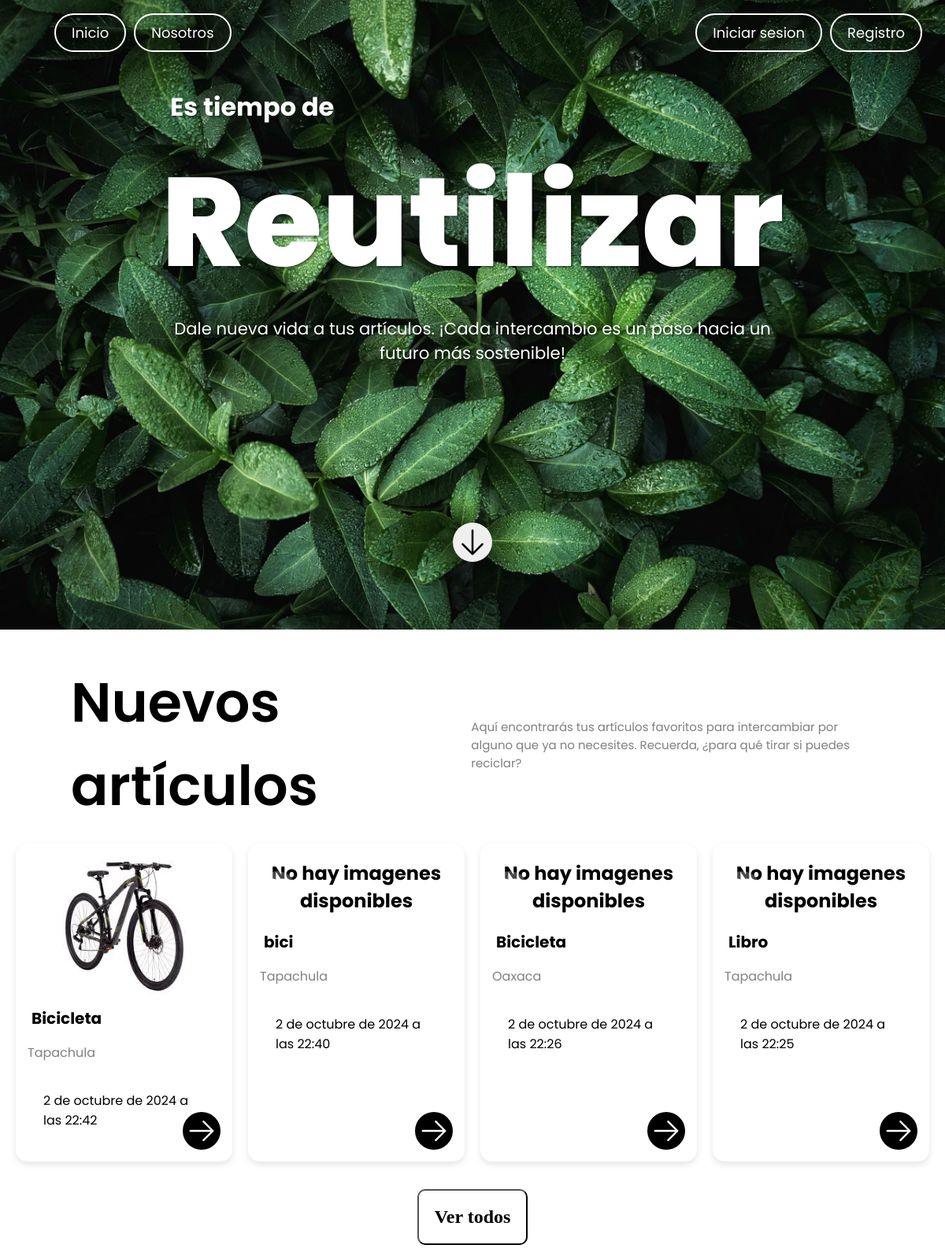
The app's page /, older data.
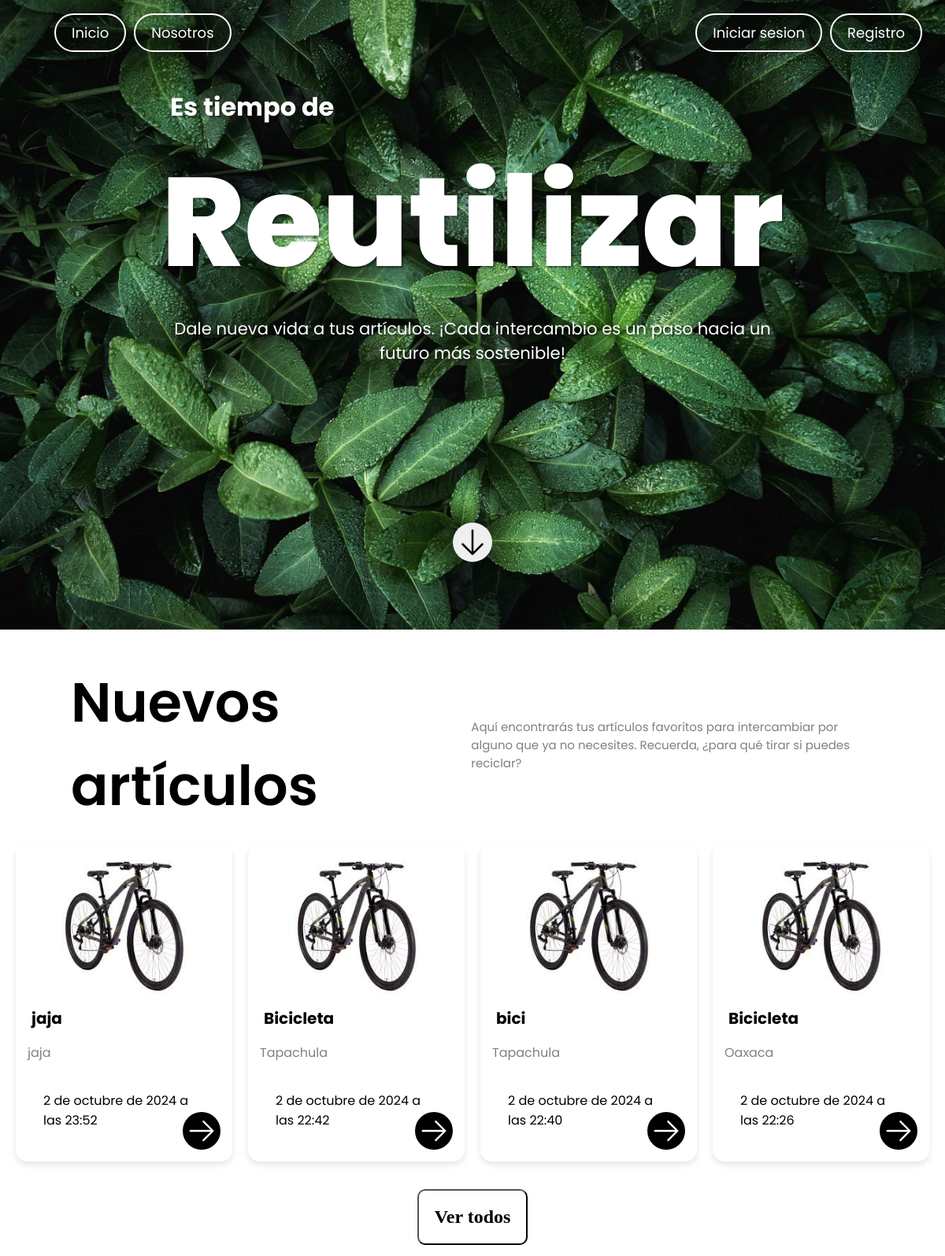
The same page, newer data.
### core/models.py (models this page shows, shortened)
class Articulo(models.Model):
    nombre = models.CharField(max_length=100)
    descripcion = models.TextField()
    ubicacion = models.CharField(max_length=100)
    fecha_subida = models.DateTimeField(auto_now_add=True)
    fecha_actualizacion = models.DateTimeField(auto_now=True)
    imagen = models.ImageField(upload_to='articulos/', null=True, blank=True)
    usuario = models.ForeignKey(User, on_delete=models.CASCADE, null=False,blank=False)

### core/views.py (the view)
# urls.py: path('', ArticuloListView.as_view(), name='articulo-list'),
class ArticuloListView(ListView):
    model = Articulo
    template_name = 'core/index.html'
    context_object_name = 'articulos'
    paginate_by = 4
    ordering = ['-fecha_subida']

### core/templates/core/index.html (shortened to what this page needs)
{% load static %}
<!DOCTYPE html>
<html lang="es">
  <head>
    <link rel="stylesheet" href="{% static 'core/styles/style-home.css' %}" />
    <link rel="stylesheet" href="https://unpkg.com/aos@next/dist/aos.css" />
  </head>
  <body>
    <header>
      <nav class="navbar">
        <div data-aos="fade-in" class="nav-left">
          <ul>
            <li><img src="" alt="" class="logo" /></li>
            <li>
              <a
                data-aos="zoom-in"
                data-aos-duration="2000"
                class="nav-item"
                href="#"
                >Inicio</a
              >
            </li>
            <li>
              <a
                data-aos="zoom-in"
                data-aos-duration="2000"
                class="nav-item"
                href="#"
                >Nosotros</a
              >
            </li>
          </ul>
        </div>
        <div class="nav-right">
          <ul>
            {% if not request.user.is_authenticated %}
            <li>
              <a
                data-aos="zoom-in"
                data-aos-duration="2000"
                class="nav-item"
                href="{% url 'login' %}"
                >Iniciar sesion</a
              >
            </li>
            <li>
              <a
                data-aos="zoom-in"
                data-aos-duration="2000"
                class="nav-item"
                href="{% url 'signup' %}"
                >Registro</a
              >
            </li>
            {% endif %}
          </ul>
        </div>
      </nav>
    </header>
    <main>
      <section class="hero-section">
        <div class="hero-content">
          <h1
            class="subtext-shadow"
            data-aos="fade-up"
            data-aos-duration="2000"
          >
            Es tiempo de
          </h1>
          <h2 class="title-shadow" data-aos="fade-up" data-aos-duration="2000">
            Reutilizar
          </h2>
          <p class="text-shadow" data-aos="fade-up" data-aos-duration="2000">
            Dale nueva vida a tus artículos. ¡Cada intercambio es un paso hacia
            un futuro más sostenible!
          </p>
          <div class="button-container">
            <button
              type="button"
              onclick="location.href='#product-section'"
              class="scroll-button"
              data-aos="slide-up"
              data-aos-duration="2000"
            >
            </button>
          </div>
        </div>
      </section>
      <section id="product-section">
        <div class="product-section-text-container">
          <div>
            <h2 class="product-section__title">Nuevos artículos</h2>
          </div>
          <div>
            <p class="product-section__text">Aquí encontrarás tus artículos favoritos para intercambiar por alguno que ya no necesites. Recuerda, ¿para qué tirar si puedes reciclar?</p>
          </div>
        </div>
        <div class="card-container">
          {% for articulo in articulos %}
          <div class="card">
            <div class="card-img">
              {% if articulo.imagen %}
              <img src="{{articulo.imagen.url}}" alt="image1" class="zoom" data-articulo-id="{{articulo.pk}}"/>
              {% else %}
              <h2 class="no-images">No hay imagenes disponibles</h2>
              {% endif %}
              <button type="button" class="like-icon">
              </button>
            </div>
            <div class="card-content">
              <h2 class="item-name">{{articulo.nombre}}</h2>
              <p class="item-location">{{articulo.ubicacion}}</p>
              <p class="item-datetime" style="padding: 20px;">{{articulo.fecha_subida}}</p>
              <button type="button" class="arrow-icon" onclick="location.href='{% url 'articulo-detail' articulo.pk %}'">
                <svg
                  xmlns="http://www.w3.org/2000/svg"
                  fill="none"
                  viewBox="0 0 24 24"
                  stroke-width="1.5"
                  stroke="currentColor"
                  class="svg-arrow-icon"
                >
                  <path
                    stroke-linecap="round"
                    stroke-linejoin="round"
                    d="M13.5 4.5 21 12m0 0-7.5 7.5M21 12H3"
                  />
                </svg>
              </button>
            </div>
          </div>
          {% endfor %}
        </div>
      </section>
    </main>
    <footer class="footer">
      <button id="button-see-all" onclick="location.href='{% url 'articulos-view-all' %}'">Ver todos</button>
    </footer>
  </body>
</html>

### core/static/core/styles/style-home.css (style rules this page uses)
:root { --font-family: "Poppins", sans-serif; }
html { scroll-behavior: smooth; }
body { font-family: var(--font-family); color: white; margin: 0; padding: 0; }
header { position: relative; z-index: 10; }
.navbar { width: 100%; display: flex; justify-content: space-between; align-items: center; padding: 1.5rem 1.5rem; position: absolute; top: 0; left: 0; box-sizing: border-box; }
.navbar ul { list-style: none; display: flex; margin: 0; padding: 0; }
.navbar li { margin: 0.25rem 0.3125rem; }
.navbar a { color: white; text-decoration: none; text-align: center; padding: 0.625rem 1.25rem; border: 0.125rem solid white; border-radius: 1.875rem; transition: background-color 0.3s, color 0.3s; }
.nav-item { font-size: 1.125rem; }
.hero-section { height: 100vh; background: url("../assets/Botanical.jpg") no-repeat center center/cover; display: flex; flex-direction: column; justify-content: center; align-items: center; text-align: center; color: white; position: relative; }
.hero-content h1 { font-size: 2rem; margin-bottom: 0.125rem; padding-left: 1rem; align-items: center; }
.hero-content h2 { font-size: 10rem; margin: 0; font-weight: 800; }
.hero-content p { font-size: 1.325rem; max-width: 50rem; }
.subtext-shadow { text-align: left; text-shadow: 2px 2px 3px rgba(0, 0, 0, 0.5); }
.title-shadow { text-shadow: 2px 2px 3px rgba(0, 0, 0, 0.5); margin: 0; }
.text-shadow { text-shadow: 2px 2px 3px rgba(0, 0, 0, 0.5); margin: 0; }
.button-container { display: flex; align-items: center; justify-content: center; margin-top: 200px; }
.scroll-button { right: 15px; width: 50px; height: 50px; border: none; border-radius: 50%; padding: 5px; cursor: pointer; bottom: 70px; border: none; }
.product-section-text-container { display: flex; align-items: center; justify-content: space-between; }
.product-section__title { margin: 40px 0 0; padding-left: 90px; color: black; font-size: 70px; font-weight: 600; flex: 1; }
.product-section__text { color: gray; font-size: 15px; font-weight: 400; padding-top: 40px; margin: 0 90px 0 0; max-width: 600px; }
.card-container { display: flex; justify-content: center; gap: 20px; padding: 20px; }
.card { background-color: white; border-radius: 15px; overflow: hidden; box-shadow: 0 4px 8px rgba(0, 0, 0, 0.1); width: 300px; text-align: center; position: relative; color: black; }
.card-img { position: relative; }
.card-img img:first-child { width: auto; height: 200px; object-fit: cover; }
.like-icon { position: absolute; top: 15px; left: 15px; width: 45px; height: 45px; background-color: rgba(255, 255, 255, 0.283); border: none; border-radius: 50%; padding: 5px; cursor: pointer; }
.card-content { padding: 0 15px 15px 15px; text-align: left; }
.card-content h2 { font-size: 20px; margin-bottom: 5px; }
.item-name { margin: 0 5px 5px; }
.item-location { color: gray; margin-bottom: 5px; }
.item-datetime { font-weight: 400; margin-bottom: 5px; }
.arrow-icon { position: absolute; bottom: 15px; right: 15px; width: 48px; height: 48px; background-color: rgb(0, 0, 0); border: none; border-radius: 50%; padding: 5px; cursor: pointer; }
.svg-heart-icon { stroke: white; }
.svg-arrow-icon { stroke: white; }
.footer { height: 100px; display: flex; justify-content: center; align-items: center; }
#button-see-all { width: auto; height: auto; padding: 20px; border-radius: 10px; background-color: rgb(255, 255, 255); font-size: 24px; font-family: 'Times New Roman', Times, serif; font-weight: 700; }

Row changes from the older to the newer data that the page shows:
no longer on this page (row edited): Articulo: imagen "No hay imagenes disponibles", nombre "Libro", ubicacion "Tapachula", fecha_subida "2 de octubre de 2024 a las 22:25"
added Articulo: imagen (picture), nombre "jaja", ubicacion "jaja", fecha_subida "2 de octubre de 2024 a las 23:52"
changed Articulo "bici": imagen: picture added; no longer shows "No hay imagenes disponibles"
changed Articulo "Oaxaca": imagen: picture added; no longer shows "No hay imagenes disponibles"
